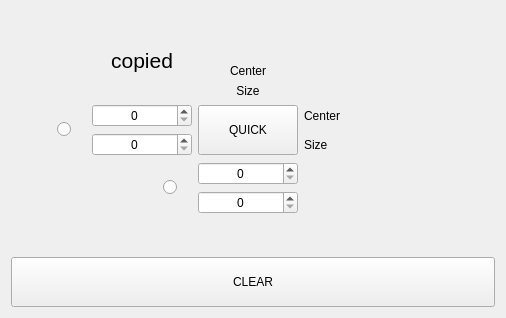
<?xml version="1.0" encoding="UTF-8"?>
<ui version="4.0">
 <class>Form</class>
 <widget class="QWidget" name="Form">
  <property name="geometry">
   <rect>
    <x>0</x>
    <y>0</y>
    <width>506</width>
    <height>318</height>
   </rect>
  </property>
  <property name="sizePolicy">
   <sizepolicy hsizetype="Fixed" vsizetype="Preferred">
    <horstretch>0</horstretch>
    <verstretch>0</verstretch>
   </sizepolicy>
  </property>
  <property name="minimumSize">
   <size>
    <width>0</width>
    <height>300</height>
   </size>
  </property>
  <property name="maximumSize">
   <size>
    <width>600</width>
    <height>450</height>
   </size>
  </property>
  <property name="windowTitle">
   <string>Form</string>
  </property>
  <layout class="QVBoxLayout" name="verticalLayout_5">
   <item>
    <spacer name="verticalSpacer_7">
     <property name="orientation">
      <enum>Qt::Vertical</enum>
     </property>
     <property name="sizeHint" stdset="0">
      <size>
       <width>20</width>
       <height>40</height>
      </size>
     </property>
    </spacer>
   </item>
   <item>
    <layout class="QGridLayout" name="gridLayout" rowstretch="0,0,0,0">
     <property name="sizeConstraint">
      <enum>QLayout::SetDefaultConstraint</enum>
     </property>
     <property name="leftMargin">
      <number>0</number>
     </property>
     <property name="rightMargin">
      <number>0</number>
     </property>
     <property name="bottomMargin">
      <number>0</number>
     </property>
     <property name="horizontalSpacing">
      <number>6</number>
     </property>
     <item row="1" column="3">
      <layout class="QVBoxLayout" name="verticalLayout_8">
       <item>
        <widget class="QLabel" name="label">
         <property name="minimumSize">
          <size>
           <width>150</width>
           <height>50</height>
          </size>
         </property>
         <property name="styleSheet">
          <string notr="true">image: url(:/newPrefix/KAMEA.png);</string>
         </property>
         <property name="text">
          <string/>
         </property>
         <property name="textFormat">
          <enum>Qt::RichText</enum>
         </property>
         <property name="alignment">
          <set>Qt::AlignLeading|Qt::AlignLeft|Qt::AlignTop</set>
         </property>
        </widget>
       </item>
       <item>
        <spacer name="verticalSpacer_3">
         <property name="orientation">
          <enum>Qt::Vertical</enum>
         </property>
         <property name="sizeHint" stdset="0">
          <size>
           <width>20</width>
           <height>40</height>
          </size>
         </property>
        </spacer>
       </item>
      </layout>
     </item>
     <item row="1" column="0">
      <spacer name="horizontalSpacer">
       <property name="orientation">
        <enum>Qt::Horizontal</enum>
       </property>
       <property name="sizeHint" stdset="0">
        <size>
         <width>40</width>
         <height>20</height>
        </size>
       </property>
      </spacer>
     </item>
     <item row="2" column="3">
      <layout class="QVBoxLayout" name="verticalLayout_3">
       <item>
        <widget class="QLabel" name="V_Center_Out">
         <property name="minimumSize">
          <size>
           <width>100</width>
           <height>0</height>
          </size>
         </property>
         <property name="text">
          <string>Center</string>
         </property>
         <property name="alignment">
          <set>Qt::AlignLeading|Qt::AlignLeft|Qt::AlignVCenter</set>
         </property>
        </widget>
       </item>
       <item>
        <widget class="QLabel" name="V_Size_Out">
         <property name="minimumSize">
          <size>
           <width>100</width>
           <height>0</height>
          </size>
         </property>
         <property name="text">
          <string>Size</string>
         </property>
         <property name="alignment">
          <set>Qt::AlignLeading|Qt::AlignLeft|Qt::AlignVCenter</set>
         </property>
        </widget>
       </item>
      </layout>
     </item>
     <item row="1" column="2">
      <layout class="QVBoxLayout" name="verticalLayout" stretch="0,0,0">
       <item>
        <spacer name="verticalSpacer_2">
         <property name="orientation">
          <enum>Qt::Vertical</enum>
         </property>
         <property name="sizeHint" stdset="0">
          <size>
           <width>20</width>
           <height>40</height>
          </size>
         </property>
        </spacer>
       </item>
       <item>
        <widget class="QLabel" name="H_Center_Out">
         <property name="text">
          <string>Center</string>
         </property>
         <property name="alignment">
          <set>Qt::AlignCenter</set>
         </property>
        </widget>
       </item>
       <item>
        <widget class="QLabel" name="H_Size_Out">
         <property name="text">
          <string>Size</string>
         </property>
         <property name="alignment">
          <set>Qt::AlignCenter</set>
         </property>
        </widget>
       </item>
      </layout>
     </item>
     <item row="2" column="0">
      <layout class="QVBoxLayout" name="verticalLayout_9">
       <property name="rightMargin">
        <number>15</number>
       </property>
       <item>
        <widget class="QRadioButton" name="radioButton_2">
         <property name="minimumSize">
          <size>
           <width>60</width>
           <height>0</height>
          </size>
         </property>
         <property name="maximumSize">
          <size>
           <width>16777215</width>
           <height>16777215</height>
          </size>
         </property>
         <property name="layoutDirection">
          <enum>Qt::RightToLeft</enum>
         </property>
         <property name="text">
          <string/>
         </property>
        </widget>
       </item>
      </layout>
     </item>
     <item row="3" column="2">
      <layout class="QVBoxLayout" name="verticalLayout_4">
       <item>
        <widget class="QSpinBox" name="V_in1">
         <property name="minimumSize">
          <size>
           <width>100</width>
           <height>0</height>
          </size>
         </property>
         <property name="maximumSize">
          <size>
           <width>100</width>
           <height>16777215</height>
          </size>
         </property>
         <property name="alignment">
          <set>Qt::AlignCenter</set>
         </property>
         <property name="maximum">
          <number>99999</number>
         </property>
        </widget>
       </item>
       <item>
        <widget class="QSpinBox" name="V_in2">
         <property name="minimumSize">
          <size>
           <width>100</width>
           <height>0</height>
          </size>
         </property>
         <property name="maximumSize">
          <size>
           <width>100</width>
           <height>16777215</height>
          </size>
         </property>
         <property name="alignment">
          <set>Qt::AlignCenter</set>
         </property>
         <property name="maximum">
          <number>99999</number>
         </property>
        </widget>
       </item>
       <item>
        <spacer name="verticalSpacer">
         <property name="orientation">
          <enum>Qt::Vertical</enum>
         </property>
         <property name="sizeHint" stdset="0">
          <size>
           <width>20</width>
           <height>40</height>
          </size>
         </property>
        </spacer>
       </item>
      </layout>
     </item>
     <item row="2" column="1">
      <layout class="QVBoxLayout" name="verticalLayout_2" stretch="0,0">
       <property name="spacing">
        <number>6</number>
       </property>
       <property name="leftMargin">
        <number>0</number>
       </property>
       <property name="bottomMargin">
        <number>0</number>
       </property>
       <item>
        <widget class="QSpinBox" name="H_in1">
         <property name="minimumSize">
          <size>
           <width>100</width>
           <height>0</height>
          </size>
         </property>
         <property name="maximumSize">
          <size>
           <width>100</width>
           <height>16777215</height>
          </size>
         </property>
         <property name="alignment">
          <set>Qt::AlignCenter</set>
         </property>
         <property name="maximum">
          <number>99999</number>
         </property>
        </widget>
       </item>
       <item>
        <widget class="QSpinBox" name="H_in2">
         <property name="minimumSize">
          <size>
           <width>50</width>
           <height>0</height>
          </size>
         </property>
         <property name="maximumSize">
          <size>
           <width>100</width>
           <height>16777215</height>
          </size>
         </property>
         <property name="alignment">
          <set>Qt::AlignCenter</set>
         </property>
         <property name="maximum">
          <number>99999</number>
         </property>
        </widget>
       </item>
      </layout>
     </item>
     <item row="1" column="1">
      <widget class="QLabel" name="label_2">
       <property name="minimumSize">
        <size>
         <width>100</width>
         <height>0</height>
        </size>
       </property>
       <property name="maximumSize">
        <size>
         <width>100</width>
         <height>16777215</height>
        </size>
       </property>
       <property name="font">
        <font>
         <pointsize>16</pointsize>
         <weight>50</weight>
         <italic>false</italic>
         <bold>false</bold>
         <underline>false</underline>
         <strikeout>false</strikeout>
         <kerning>true</kerning>
        </font>
       </property>
       <property name="text">
        <string>copied</string>
       </property>
       <property name="alignment">
        <set>Qt::AlignCenter</set>
       </property>
      </widget>
     </item>
     <item row="2" column="2">
      <widget class="QPushButton" name="Quick_btn">
       <property name="minimumSize">
        <size>
         <width>0</width>
         <height>50</height>
        </size>
       </property>
       <property name="text">
        <string>QUICK</string>
       </property>
      </widget>
     </item>
     <item row="3" column="1">
      <layout class="QVBoxLayout" name="verticalLayout_7">
       <property name="leftMargin">
        <number>0</number>
       </property>
       <property name="rightMargin">
        <number>15</number>
       </property>
       <item>
        <widget class="QRadioButton" name="radioButton">
         <property name="minimumSize">
          <size>
           <width>0</width>
           <height>50</height>
          </size>
         </property>
         <property name="layoutDirection">
          <enum>Qt::RightToLeft</enum>
         </property>
         <property name="text">
          <string> </string>
         </property>
        </widget>
       </item>
       <item>
        <spacer name="verticalSpacer_4">
         <property name="orientation">
          <enum>Qt::Vertical</enum>
         </property>
         <property name="sizeHint" stdset="0">
          <size>
           <width>20</width>
           <height>40</height>
          </size>
         </property>
        </spacer>
       </item>
      </layout>
     </item>
     <item row="1" column="4">
      <spacer name="horizontalSpacer_2">
       <property name="orientation">
        <enum>Qt::Horizontal</enum>
       </property>
       <property name="sizeHint" stdset="0">
        <size>
         <width>40</width>
         <height>20</height>
        </size>
       </property>
      </spacer>
     </item>
    </layout>
   </item>
   <item>
    <spacer name="verticalSpacer_6">
     <property name="orientation">
      <enum>Qt::Vertical</enum>
     </property>
     <property name="sizeHint" stdset="0">
      <size>
       <width>20</width>
       <height>40</height>
      </size>
     </property>
    </spacer>
   </item>
   <item>
    <widget class="QPushButton" name="Clear_btn">
     <property name="minimumSize">
      <size>
       <width>0</width>
       <height>50</height>
      </size>
     </property>
     <property name="text">
      <string>CLEAR</string>
     </property>
    </widget>
   </item>
  </layout>
 </widget>
 <tabstops>
  <tabstop>H_in1</tabstop>
  <tabstop>H_in2</tabstop>
  <tabstop>V_in1</tabstop>
  <tabstop>V_in2</tabstop>
  <tabstop>Quick_btn</tabstop>
  <tabstop>Clear_btn</tabstop>
 </tabstops>
 <resources>
  <include location="logo/sour.qrc"/>
 </resources>
 <connections/>
</ui>
